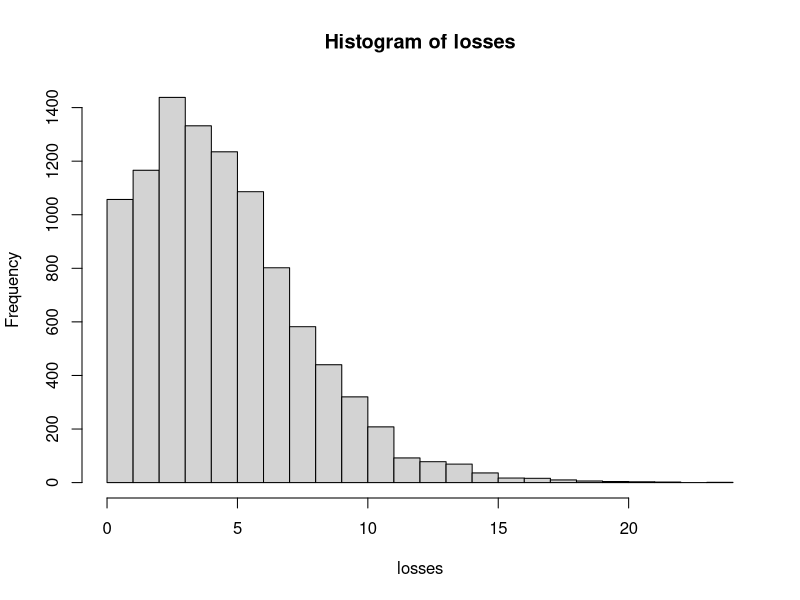

Source code (R): (Note: this script raises an error after producing the figure.)
# pgf of negative binomial required

#set it up here

#call it pgf.NB


#single gamma-distributed factor where we assume we cannot define function

#obligors

n = 500

# Parameters of gamma distribution
sigma = sqrt(0.2)
alpha = sigma^{-2}
beta = sigma^{-2}

# Data
PDs = rep(0.01,n)
exposures = rep(1,n)

# Loss should be NB(alpha, beta/beta+sum(PDs))
# Compute true value at risk at 95% level

p = beta/(beta+sum(PDs))
qnbinom(0.95,size=alpha,prob=p)

# Run Monte Carlo simulation
m=10000
factors = rgamma(m,alpha,beta)
losses = rpois(m,factors*sum(PDs))
hist(losses,nclass=20)
mean(losses)
quantile(losses,0.95)

# Estimate loss distribution by FFT
max.loss = 40
N = max.loss+1
severities = rep(0,N)
severities[2] = 1
cf = pgf.NB(fft(severities),alpha,p)
invcf = Re(fft(cf,inverse=TRUE))
sum(invcf)
probs = invcf/N
loss.values = 0:max.loss

# Loss distribution
barplot(probs,names.arg=loss.values)

# c.d.f. and VaR
cdf = cumsum(probs)
plot(loss.values,cdf)
min(loss.values[cdf>=0.95])



# 2. Example with exposure bands

sigma = sqrt(0.2)
alpha = sigma^{-2}
beta = sigma^{-2}

exposures = rep(1:4,rep(250,4))
exposures
PDs = rep(c(0.01,0.005),rep(500,2))
PDs
data = data.frame(exposures,PDs)
head(data)
tail(data)

# Basic calculations
band.rates = by(PDs,exposures,sum)
band.rates
band.rates=as.vector(band.rates)
band.rates
band.exposures = unique(exposures)
band.exposures
nbands = length(band.exposures)

# Solution by Monte Carlo
m=10000
factors = rgamma(m,alpha,beta)
loss.matrix = matrix(NA,nrow=m,ncol=nbands)
for (i in 1:nbands)
    loss.matrix[,i] = band.exposures[i]*rpois(m,band.rates[i]*factors)
losses = apply(loss.matrix,1,sum)
hist(losses,nclass=20)
quantile(losses,0.95)


# Solution by FFT
multinomial.probs = band.rates/sum(band.rates)
multinomial.probs
p = beta/(beta+sum(PDs))

max.loss =80
N = max.loss+1
severities = rep(0,N)
severities[1 + (1:nbands)] = multinomial.probs
severities
plot(fft(severities))
cf = pgf.NB(fft(severities),alpha,p)
invcf = Re(fft(cf,inverse=TRUE))
sum(invcf)
probs = invcf/N
loss.values = 0:max.loss

barplot(probs,names.arg=loss.values)

cdf = cumsum(probs)
plot(loss.values,cdf)
min(loss.values[cdf>=0.95])

# Check on mean
sum(loss.values*probs)
sum(exposures*PDs)


# 3. An example with two factors and exposure bands

# set factor variances
sigma = c(sqrt(0.2),sqrt(0.1))
alpha = sigma^{-2}
beta = sigma^{-2}

exposures = rep(1:4,rep(250,4))
exposures
PDs = rep(c(0.01,0.005),rep(500,2))
PDs

w1 = c(0.8,0.2)
w2 = c(0.4,0.6)

factor1.weights = rep(c(w1[1],w2[1]),rep(500,2))
factor2.weights = rep(c(w1[2],w2[2]),rep(500,2))
data=data.frame(exposures,PDs,factor1.weights,factor2.weights)
data[1:10,]
data[990:1000,]

# completes data specification

# Solution by FFT

band.exposures = unique(exposures)
band.exposures
nbands = length(band.exposures)
p = rep(NA,2)

# Multinomial probabilities for factor 1

band.rates1 = by(PDs*factor1.weights,exposures,sum)
band.rates1
band.rates1=as.vector(band.rates1)
multinomial.probs1 = band.rates1/sum(band.rates1)
multinomial.probs1
p[1] = beta[1]/(beta[1]+sum(band.rates1))

# Multinomial probabilities for factor 2

band.rates2 = by(PDs*factor2.weights,exposures,sum)
band.rates2
band.rates2=as.vector(band.rates2)
multinomial.probs2 = band.rates2/sum(band.rates2)
multinomial.probs2
p[2] = beta[2]/(beta[2]+sum(band.rates2))

max.loss =100
N = max.loss+1

severities1 = rep(0,N)
severities1[1 + (1:nbands)] = multinomial.probs1
cf1 = pgf.NB(fft(severities1),alpha[1],p[1])

severities2 = rep(0,N)
severities2[1 + (1:nbands)] = multinomial.probs2
cf2 = pgf.NB(fft(severities2),alpha[2],p[2])

invcf = Re(fft(cf1*cf2,inverse=TRUE))
sum(invcf)
probs = invcf/N
loss.values = 0:max.loss

barplot(probs,names.arg=loss.values)

cdf = cumsum(probs)
plot(loss.values,cdf)
min(loss.values[cdf>=0.95])

# Check on mean
sum(loss.values*probs)
sum(exposures*PDs)



# Check by Monte Carlo

m=10000
band.rates = by(PDs,exposures,sum)
band.rates
band.rates=as.vector(band.rates)
band.exposures = unique(exposures)
band.exposures
nbands = length(band.exposures)
factors1 = rgamma(m,alpha[1],beta[1])
factors2 = rgamma(m,alpha[2],beta[2])

# easy simulation is a consequence of simple set-up
# each exposure band has unique factor weights
band.factors = matrix(NA,nrow=m,ncol=nbands)
band.factors[,1] = w1[1]*factors1 + w1[2]*factors2
band.factors[,2] = w1[1]*factors1 + w1[2]*factors2
band.factors[,3] = w2[1]*factors1 + w2[1]*factors2
band.factors[,4] = w2[1]*factors1 + w2[2]*factors2


loss.matrix = matrix(NA,nrow=m,ncol=nbands)
for (i in 1:nbands)
    loss.matrix[,i] = band.exposures[i]*rpois(m,band.rates[i]*band.factors[,i])
losses = apply(loss.matrix,1,sum)
hist(losses,nclass=20)
quantile(losses,0.95)


